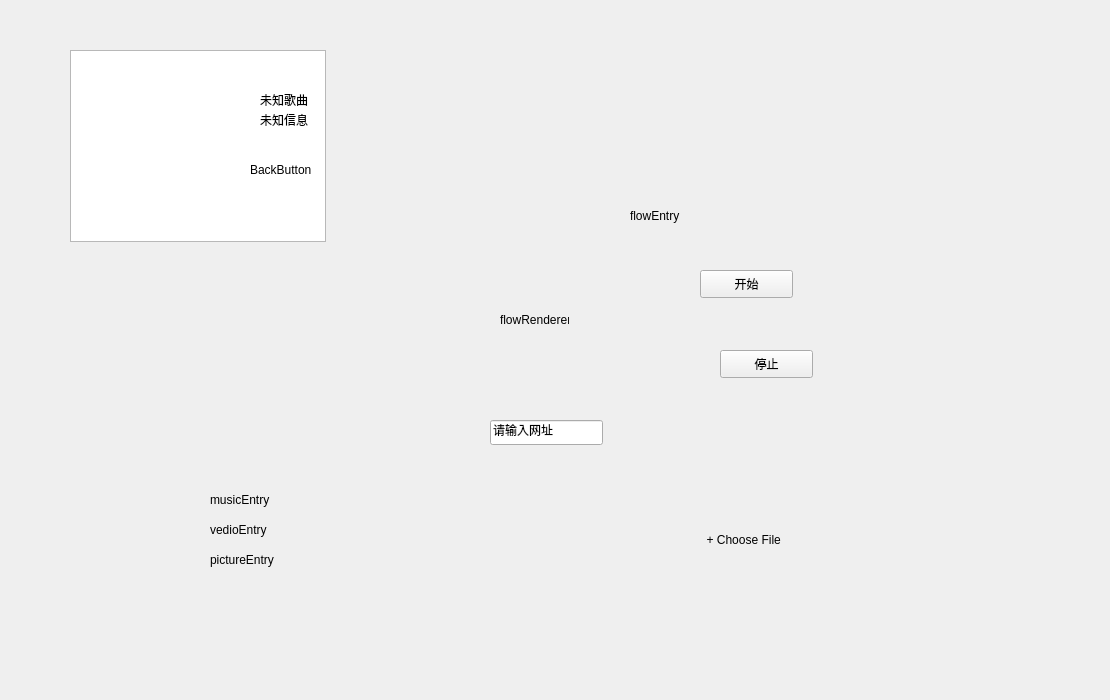
<?xml version="1.0" encoding="UTF-8"?>
<ui version="4.0">
 <class>mediaWidget</class>
 <widget class="QWidget" name="mediaWidget">
  <property name="geometry">
   <rect>
    <x>0</x>
    <y>0</y>
    <width>1110</width>
    <height>700</height>
   </rect>
  </property>
  <property name="windowTitle">
   <string>Form</string>
  </property>
  <property name="styleSheet">
   <string notr="true">#nameText
{
	font-size:28px;
	color: rgba(200, 200, 200, 1);
}
#infoText
{
	font-size:15px;
	color: rgba(200, 200, 200, 1);
}</string>
  </property>
  <widget class="QWidget" name="mainWidget" native="true">
   <property name="geometry">
    <rect>
     <x>40</x>
     <y>-50</y>
     <width>1110</width>
     <height>700</height>
    </rect>
   </property>
   <property name="styleSheet">
    <string notr="true">QLabel
{
	background-color:rgba(0,0,0,0);
}</string>
   </property>
   <widget class="QWidget" name="infoWidget" native="true">
    <property name="geometry">
     <rect>
      <x>90</x>
      <y>20</y>
      <width>250</width>
      <height>121</height>
     </rect>
    </property>
    <layout class="QVBoxLayout" name="verticalLayout">
     <property name="spacing">
      <number>0</number>
     </property>
     <property name="leftMargin">
      <number>0</number>
     </property>
     <property name="topMargin">
      <number>0</number>
     </property>
     <property name="rightMargin">
      <number>0</number>
     </property>
     <property name="bottomMargin">
      <number>0</number>
     </property>
    </layout>
   </widget>
   <widget class="QListWidget" name="listWidget">
    <property name="geometry">
     <rect>
      <x>30</x>
      <y>100</y>
      <width>256</width>
      <height>192</height>
     </rect>
    </property>
   </widget>
   <widget class="QLabel" name="rightButton">
    <property name="geometry">
     <rect>
      <x>620</x>
      <y>250</y>
      <width>69</width>
      <height>19</height>
     </rect>
    </property>
    <property name="text">
     <string/>
    </property>
   </widget>
   <widget class="QLabel" name="photoLabel">
    <property name="geometry">
     <rect>
      <x>620</x>
      <y>320</y>
      <width>40</width>
      <height>12</height>
     </rect>
    </property>
    <property name="text">
     <string/>
    </property>
   </widget>
   <widget class="QLabel" name="pictureEntry">
    <property name="geometry">
     <rect>
      <x>170</x>
      <y>600</y>
      <width>101</width>
      <height>19</height>
     </rect>
    </property>
    <property name="text">
     <string>pictureEntry</string>
    </property>
   </widget>
   <widget class="QLabel" name="albumCoverLabel">
    <property name="geometry">
     <rect>
      <x>620</x>
      <y>280</y>
      <width>69</width>
      <height>19</height>
     </rect>
    </property>
    <property name="text">
     <string/>
    </property>
   </widget>
   <widget class="QLabel" name="leftButton">
    <property name="geometry">
     <rect>
      <x>620</x>
      <y>190</y>
      <width>81</width>
      <height>19</height>
     </rect>
    </property>
    <property name="text">
     <string/>
    </property>
   </widget>
   <widget class="QLabel" name="backButton">
    <property name="geometry">
     <rect>
      <x>210</x>
      <y>210</y>
      <width>91</width>
      <height>19</height>
     </rect>
    </property>
    <property name="text">
     <string>BackButton</string>
    </property>
   </widget>
   <widget class="QLabel" name="musicEntry">
    <property name="geometry">
     <rect>
      <x>170</x>
      <y>540</y>
      <width>101</width>
      <height>19</height>
     </rect>
    </property>
    <property name="text">
     <string>musicEntry</string>
    </property>
   </widget>
   <widget class="QLabel" name="NameText">
    <property name="geometry">
     <rect>
      <x>220</x>
      <y>140</y>
      <width>69</width>
      <height>19</height>
     </rect>
    </property>
    <property name="text">
     <string>未知歌曲</string>
    </property>
   </widget>
   <widget class="QLabel" name="videoEntry">
    <property name="geometry">
     <rect>
      <x>170</x>
      <y>570</y>
      <width>91</width>
      <height>19</height>
     </rect>
    </property>
    <property name="text">
     <string>vedioEntry</string>
    </property>
   </widget>
   <widget class="QLabel" name="playButton">
    <property name="geometry">
     <rect>
      <x>620</x>
      <y>220</y>
      <width>69</width>
      <height>19</height>
     </rect>
    </property>
    <property name="text">
     <string/>
    </property>
   </widget>
   <widget class="QLabel" name="InfoText">
    <property name="geometry">
     <rect>
      <x>220</x>
      <y>160</y>
      <width>61</width>
      <height>20</height>
     </rect>
    </property>
    <property name="text">
     <string>未知信息</string>
    </property>
   </widget>
   <widget class="QLabel" name="addFileButton">
    <property name="geometry">
     <rect>
      <x>610</x>
      <y>580</y>
      <width>151</width>
      <height>19</height>
     </rect>
    </property>
    <property name="text">
     <string>                 + Choose File</string>
    </property>
   </widget>
   <widget class="QLabel" name="flowEntry">
    <property name="geometry">
     <rect>
      <x>590</x>
      <y>250</y>
      <width>71</width>
      <height>31</height>
     </rect>
    </property>
    <property name="text">
     <string>flowEntry</string>
    </property>
   </widget>
   <widget class="QLabel" name="flowRenderer">
    <property name="geometry">
     <rect>
      <x>460</x>
      <y>360</y>
      <width>69</width>
      <height>19</height>
     </rect>
    </property>
    <property name="text">
     <string>flowRenderer</string>
    </property>
   </widget>
   <widget class="QLineEdit" name="flowInput">
    <property name="geometry">
     <rect>
      <x>450</x>
      <y>470</y>
      <width>113</width>
      <height>25</height>
     </rect>
    </property>
    <property name="text">
     <string>请输入网址</string>
    </property>
   </widget>
   <widget class="QPushButton" name="flowStart">
    <property name="geometry">
     <rect>
      <x>660</x>
      <y>320</y>
      <width>93</width>
      <height>28</height>
     </rect>
    </property>
    <property name="text">
     <string>开始</string>
    </property>
   </widget>
   <widget class="QPushButton" name="flowStop">
    <property name="geometry">
     <rect>
      <x>680</x>
      <y>400</y>
      <width>93</width>
      <height>28</height>
     </rect>
    </property>
    <property name="text">
     <string>停止</string>
    </property>
   </widget>
  </widget>
 </widget>
 <resources/>
 <connections/>
</ui>
